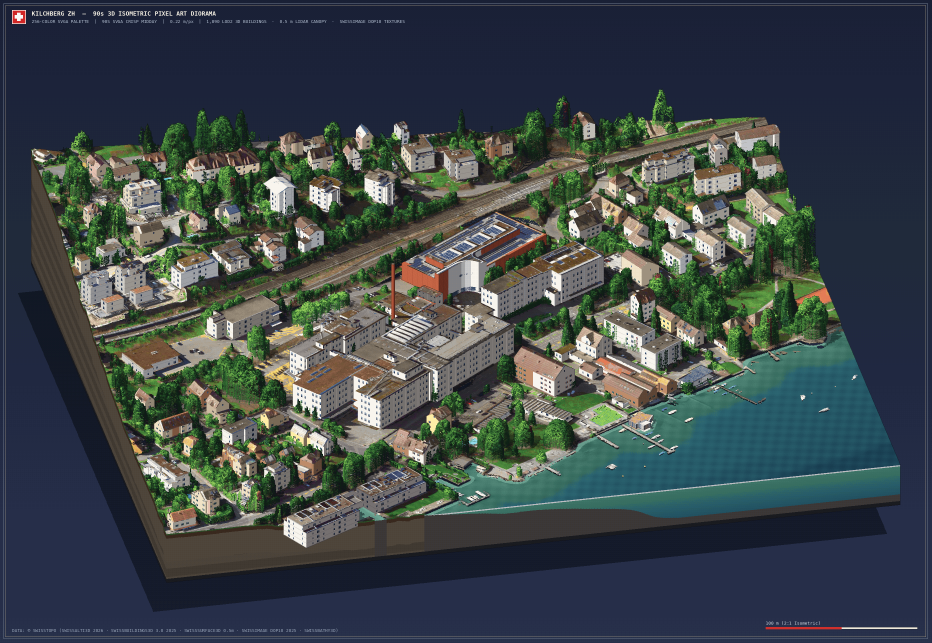
#> input picture docs/assets/01_lindt_home_of_chocolate.webp, 2794 x 1927 px (shown at 1/3 size)
$ python -i verify_quality.py   (imports and definitions only)
#> lines starting #> are read from the running program, lines starting #| are printed output that depends on the picture
"""Automated verification checks for all Kilchberg ZH pixel-art renders, tile pyramids, and GIS metadata."""

from __future__ import annotations
import argparse
import json
from pathlib import Path
import numpy as np
from PIL import Image
from scipy import ndimage

from .config import DOCS_DIR, RAW_CACHE_DIR, RENDERS_DIR


# [103 lines left out: functions _load_canvas_strip_v, _load_canvas_strip_h, _measure_anti_stipple, check_botanical_diversity, not called in this run]


def measure_grid_hole_and_speckle(img_rgb: np.ndarray) -> tuple[float, float, float]:
    """Measure periodic wire-cage/waffle grid-hole energy and point-splat speckle/clump density.

    Hardened v13 M1B Iter2 guard (zero angular blind spots):
      - max_waffle_score: peak 32x32 (stride 16) 2D FFT crossing-wavevector ratio with 3x3 peak energy
        integration in the 3.5..6.5 px (0.5 m @ 0.11 m/px) band, pairing peak1 anywhere in [0, 180) deg
        with peak2 at 45..135 deg separation (eliminates the old [85, 95] deg blind spot).
      - peak_speckle: max of (a) peak 32x32 density of strictly isolated 1px high-contrast speckles and
        (b) Lake Zurich water-context 2D high-frequency clump/hole density (catches 2-4px point-splatted
        moored boats and wire-cage decks over water without false-tripping clean piers/buildings).
      - global_speckle: global fraction of strictly isolated high-contrast 1px speckles.
    """
    arr = np.asarray(img_rgb, dtype=np.float32)
    r_c, g_c, b_c = arr[:, :, 0], arr[:, :, 1], arr[:, :, 2]
    lum = 0.299 * r_c + 0.587 * g_c + 0.114 * b_c
    h, w = lum.shape

    # 1a. Strictly isolated 1px high-contrast speckle detection (clean 1px outlines/lines have >=2 collinear neighbors -> 0.0)
    med3 = ndimage.median_filter(lum, size=3)
    diff_med = np.abs(lum - med3)
    n_agree = np.zeros_like(lum, dtype=np.uint8)
    for dy in (-1, 0, 1):
        for dx in (-1, 0, 1):
            if dy == 0 and dx == 0:
                continue
            shifted = np.roll(np.roll(lum, dy, axis=0), dx, axis=1)
            n_agree += (np.abs(shifted - med3) < 14.0).astype(np.uint8)
    speckle_mask = (diff_med > 28.0) & (n_agree >= 7)
    speckle_mask[:2, :] = False
    speckle_mask[-2:, :] = False
    speckle_mask[:, :2] = False
    speckle_mask[:, -2:] = False
    peak_1px = float(
        ndimage.uniform_filter(speckle_mask.astype(np.float32), size=32, mode="constant").max()
    ) if (h >= 32 and w >= 32) else float(speckle_mask.mean())
    global_speckle = float(speckle_mask.mean())

    # 1b. 2D high-contrast bipolar hole/spike & sign-reversal fields
    med5 = ndimage.median_filter(lum, size=5)
    hi_px = ((lum - med5) > 22.0).astype(np.float32)
    lo_px = ((med5 - lum) > 22.0).astype(np.float32)
    win_u = min(32, h, w)
    d_hi = ndimage.uniform_filter(hi_px, size=win_u, mode="constant")
    d_lo = ndimage.uniform_filter(lo_px, size=win_u, mode="constant")
    bipole_map = np.sqrt(d_hi * d_lo)

    # Water-context 2D clump/speckle detector (catches 2-4px point-splatted moored boats & wire-cage decks over Lake Zurich!)
    # Excludes bright cyan swimming pools (G>155 or B>145) and dark diorama sky borders (G<62)
    is_water = (
        (g_c > (r_c + 12.0))
        & (b_c > (r_c + 12.0))
        & (g_c >= 62.0) & (g_c <= 155.0)
        & (b_c >= 75.0) & (b_c <= 145.0)
        & (r_c <= 85.0)
    )
    peak_wclump = 0.0
    if is_water.any() and h >= 32 and w >= 32:
        w_frac64 = ndimage.uniform_filter(is_water.astype(np.float32), size=min(64, h, w), mode="constant")
        dx1 = lum[:, 1:] - lum[:, :-1]
        dy1 = lum[1:, :] - lum[:-1, :]
        dx2 = lum[:, 2:] - lum[:, :-2]
        dy2 = lum[2:, :] - lum[:-2, :]
        alt_x = np.zeros_like(lum, dtype=np.float32)
        alt_y = np.zeros_like(lum, dtype=np.float32)
        alt_x[:, 1:-1] = (
            (dx1[:, :-1] * dx1[:, 1:] < 0.0) & (np.abs(dx1[:, :-1]) > 18.0) & (np.abs(dx1[:, 1:]) > 18.0)
        ).astype(np.float32)
        alt_y[1:-1, :] = (
            (dy1[:-1, :] * dy1[1:, :] < 0.0) & (np.abs(dy1[:-1, :]) > 18.0) & (np.abs(dy1[1:, :]) > 18.0)
        ).astype(np.float32)
        alt_x[:, 2:-2] = np.maximum(
            alt_x[:, 2:-2],
            ((dx2[:, :-2] * dx2[:, 2:] < 0.0) & (np.abs(dx2[:, :-2]) > 22.0) & (np.abs(dx2[:, 2:]) > 22.0)).astype(np.float32),
        )
        alt_y[2:-2, :] = np.maximum(
            alt_y[2:-2, :],
            ((dy2[:-2, :] * dy2[2:, :] < 0.0) & (np.abs(dy2[:-2, :]) > 22.0) & (np.abs(dy2[2:, :]) > 22.0)).astype(np.float32),
        )
        alt_2d_map = np.sqrt(
            ndimage.uniform_filter(alt_x, size=32, mode="constant")
            * ndimage.uniform_filter(alt_y, size=32, mode="constant")
        )
        # Bipolar grid/boat clutter over water (e.g. real Bendlikon wire-cage & moored boat static)
        w_bip = np.where(w_frac64 >= 0.45, np.minimum(bipole_map, alt_2d_map), 0.0)
        # Unipolar bright/dark point-splat static on open water (e.g. white boat dots on flat teal water)
        d_dev = np.maximum(d_hi, d_lo)
        w_uni = np.where(w_frac64 >= 0.55, np.minimum(d_dev, alt_2d_map), 0.0)
        peak_wclump = float(max(w_bip.max(), w_uni.max()))

    peak_speckle = max(peak_1px, peak_wclump * 0.78)

    # 2. Zero-blind-spot 32x32 stride-16 2D FFT crossing-wavevector waffle score (3x3 peak energy, 3.5..6.5 px band)
    max_waffle = 0.0
    if h >= 32 and w >= 32:
        hann1d = np.hanning(32).astype(np.float32)
        hann2d = np.outer(hann1d, hann1d)
        fy, fx = np.meshgrid(np.arange(-16, 16, dtype=np.float32), np.arange(-16, 16, dtype=np.float32), indexing="ij")
        rad = np.hypot(fx, fy)
        ang = (np.degrees(np.arctan2(fy, fx)) + 180.0) % 180.0
        ac_mask = rad >= 2.0
        half_plane = (fy > 0) | ((fy == 0) & (fx > 0))
        band = half_plane & (rad >= 4.9) & (rad <= 9.2)
        b_ys, b_xs = np.nonzero(band)
        b_angs = ang[b_ys, b_xs]
        w_frac32 = ndimage.uniform_filter(is_water.astype(np.float32), size=32, mode="constant") if is_water.any() else np.zeros((h, w), dtype=np.float32)

        for y0 in range(0, h - 31, 16):
            for x0 in range(0, w - 31, 16):
                bp = float(bipole_map[y0 + 16, x0 + 16])
                dev = float(max(d_hi[y0 + 16, x0 + 16], d_lo[y0 + 16, x0 + 16]))
                wf_c = float(w_frac32[y0 + 16, x0 + 16])
                # Require genuine high-contrast 2D holes/bars (either bipolar >= 0.16, or water-grid bar dev >= 0.20)
                if bp < 0.16 and not (wf_c >= 0.35 and dev >= 0.20):
                    continue
                patch = lum[y0 : y0 + 32, x0 : x0 + 32]
                if float(patch.std()) < 16.0:
                    continue
                p_win = (patch - float(patch.mean())) * hann2d
                F = np.abs(np.fft.fftshift(np.fft.fft2(p_win))) ** 2
                ac_tot = float(F[ac_mask].sum()) + 1e-6
                F3 = ndimage.uniform_filter(F, size=3, mode="constant") * 9.0
                vals = F3[b_ys, b_xs] / ac_tot
                i1 = int(np.argmax(vals))
                p1 = float(vals[i1])
                if p1 < 0.02:
                    continue
                a1 = float(b_angs[i1])
                da = np.abs(b_angs - a1)
                sep = np.minimum(da, 180.0 - da)
                orth = (sep >= 45.0) & (sep <= 135.0)
                if not orth.any():
                    continue
                p2 = float(vals[orth].max())
                strength = max(bp, dev if wf_c >= 0.35 else 0.0)
                score = ((p1 * p2) ** 0.5) * min(1.5, strength / 0.22)
                if score > max_waffle:
                    max_waffle = score

    return float(max_waffle), float(peak_speckle), float(global_speckle)


# [16 lines left out: function check_grid_hole_and_speckle_guard, not called in this run]


MAX_TILE_BYTES = 500_000
MAX_DOCS_MB = 300.0
MAX_STIPPLE_ALT_Y = 0.14
MAX_STIPPLE_CHK_FLAT = 5.0
MIN_BOTANICAL_FOLIAGE_COLORS = 10
MIN_BOTANICAL_FOLIAGE_IQR = 22.0
MAX_WAFFLE_SCORE = 0.090
MAX_PEAK_SPECKLE = 0.115
MAX_GLOBAL_SPECKLE = 0.012
MAX_BRIDGE_SEAM_PX = 40
MAX_BRIDGE_SEAM_CC = 18


# [318 lines left out: functions measure_parapet_white_seam, measure_road_centerline_barriers, check_bridge_junctions_and_parapets, verify_all, not called in this run]


# [7 lines not run here, left out]

>>> import cv2
>>> picture = cv2.imread('../docs/assets/01_lindt_home_of_chocolate.webp', cv2.IMREAD_GRAYSCALE)
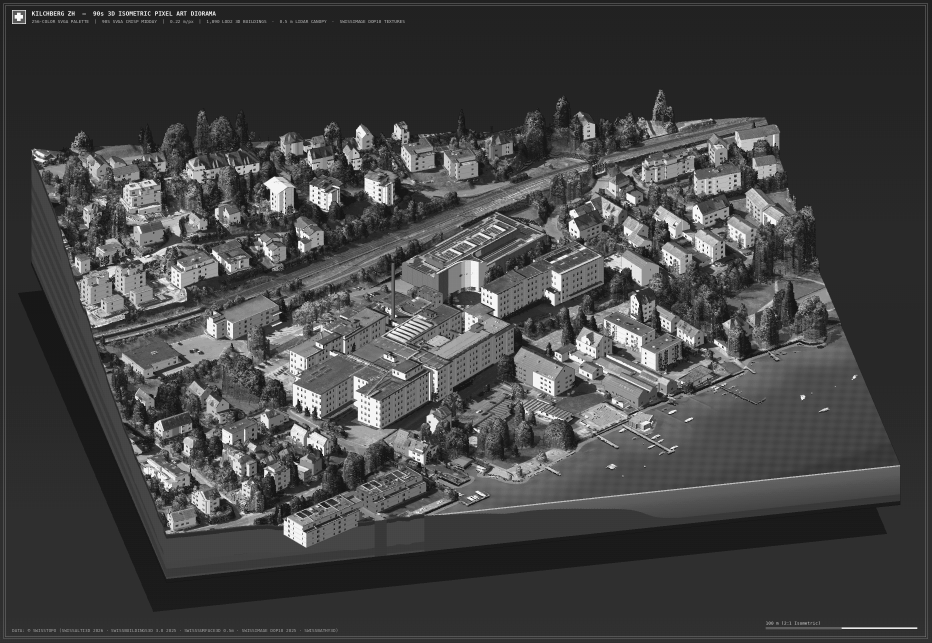
#> picture: shape (1927, 2794) (shown at 1/3 size); min 16, max 250, mean 68.8
>>> result = measure_grid_hole_and_speckle(picture)
#> (the run stopped early here; a loop or call above may not have finished)

$ run again, on docs/assets/05_schooren_seebad.webp
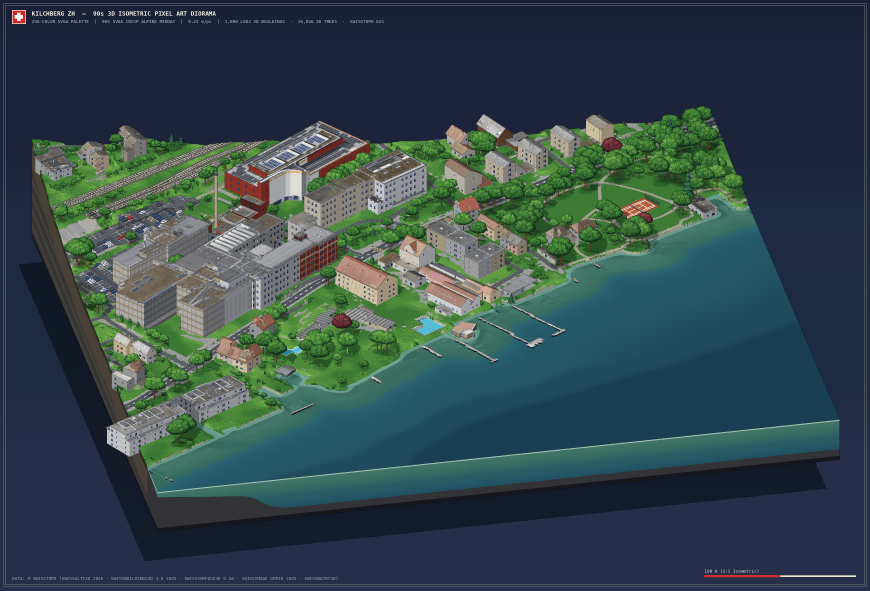
#> input picture docs/assets/05_schooren_seebad.webp, 2610 x 1771 px (shown at 1/3 size)
#> `picture = cv2.imread('../docs/assets/01_lindt_home_of_chocolate.webp',..`:
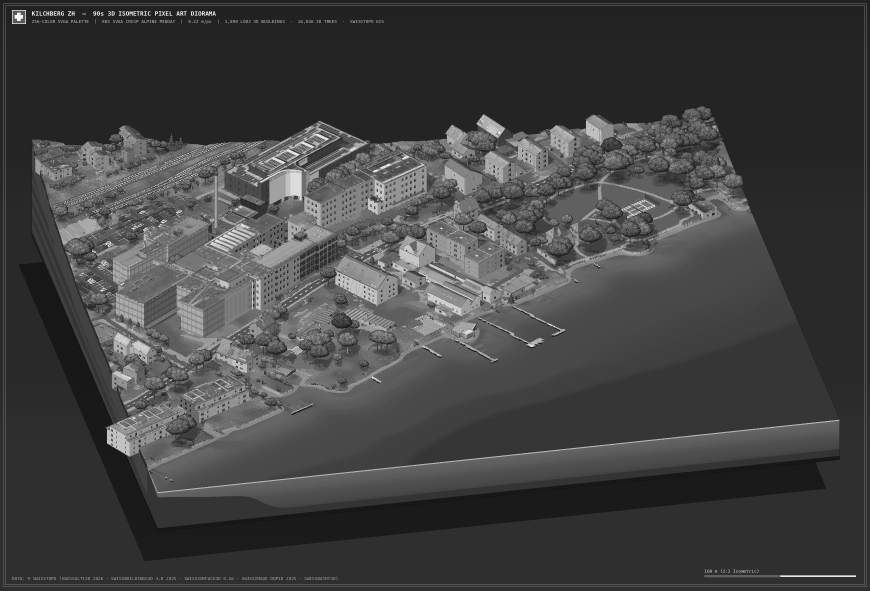
#> picture: shape (1771, 2610) (shown at 1/3 size); min 16, max 250, mean 66.8

$ run again, on docs/assets/06_sanatorium_ridge.webp
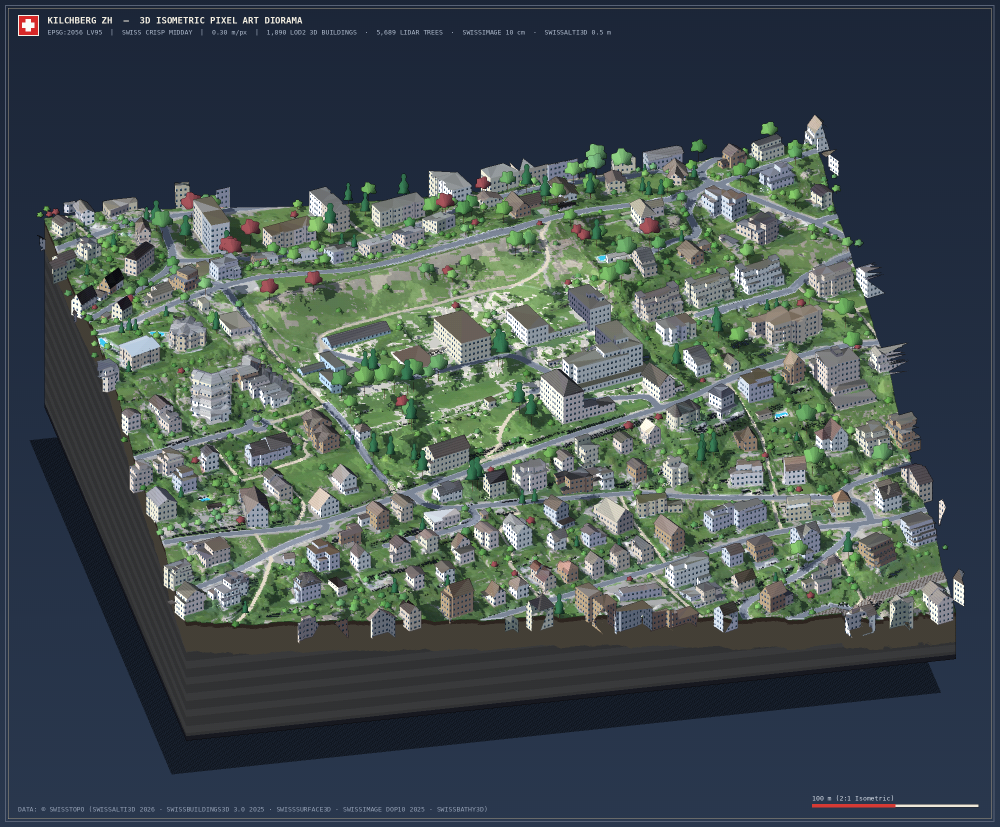
#> input picture docs/assets/06_sanatorium_ridge.webp, 1999 x 1654 px (shown at 1/2 size)
#> `picture = cv2.imread('../docs/assets/01_lindt_home_of_chocolate.webp',..`:
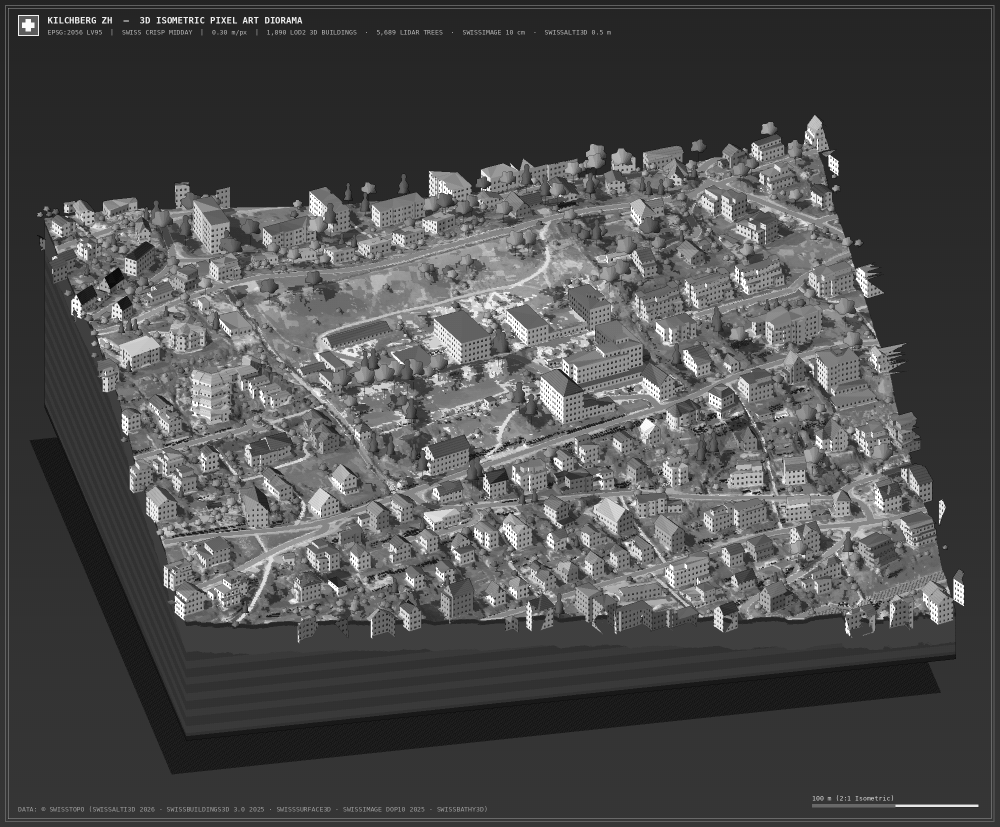
#> picture: shape (1654, 1999) (shown at 1/2 size); min 0, max 255, mean 77.8
